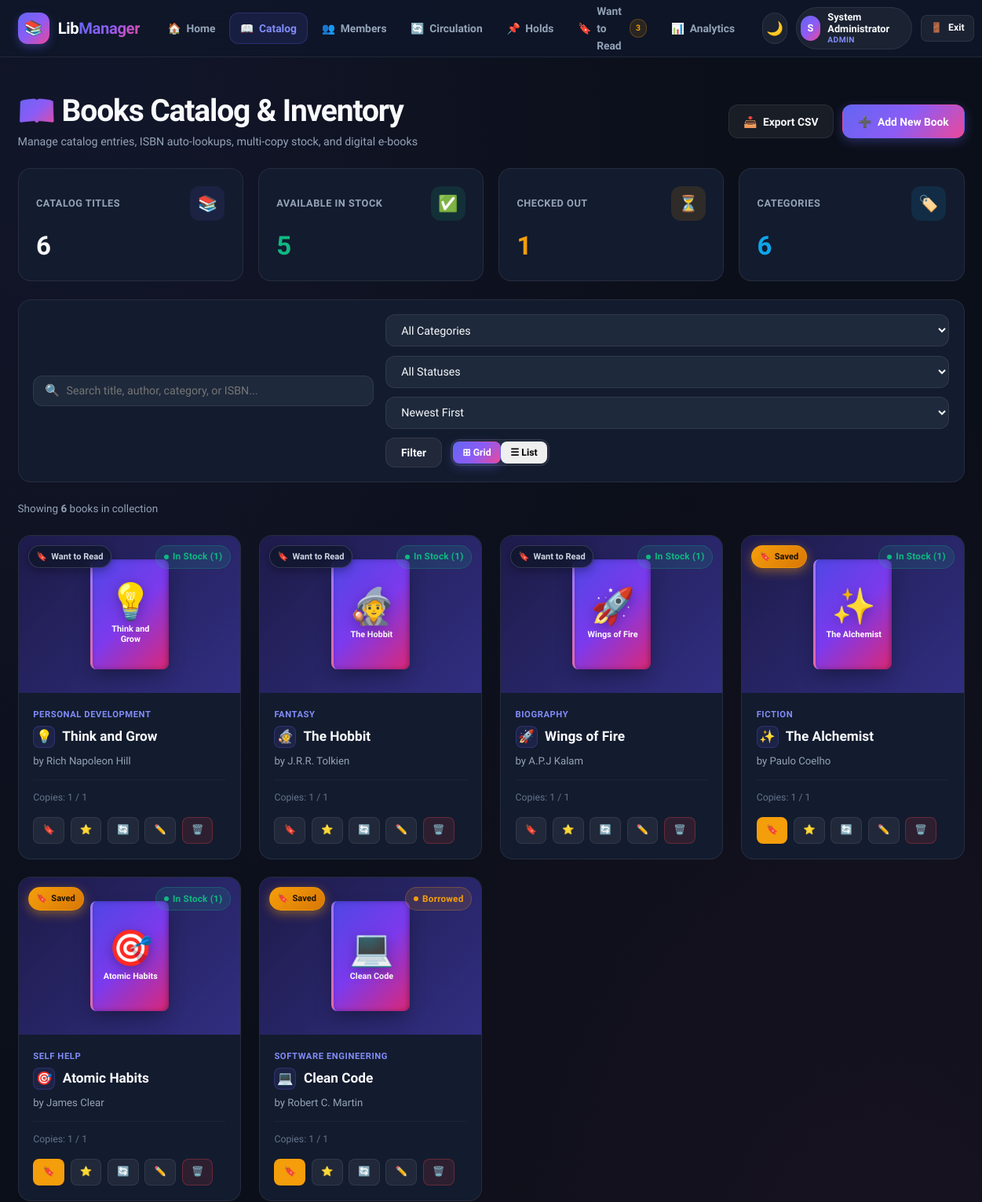
The page /catalog (signed in, upper part) on the database as committed earlier.
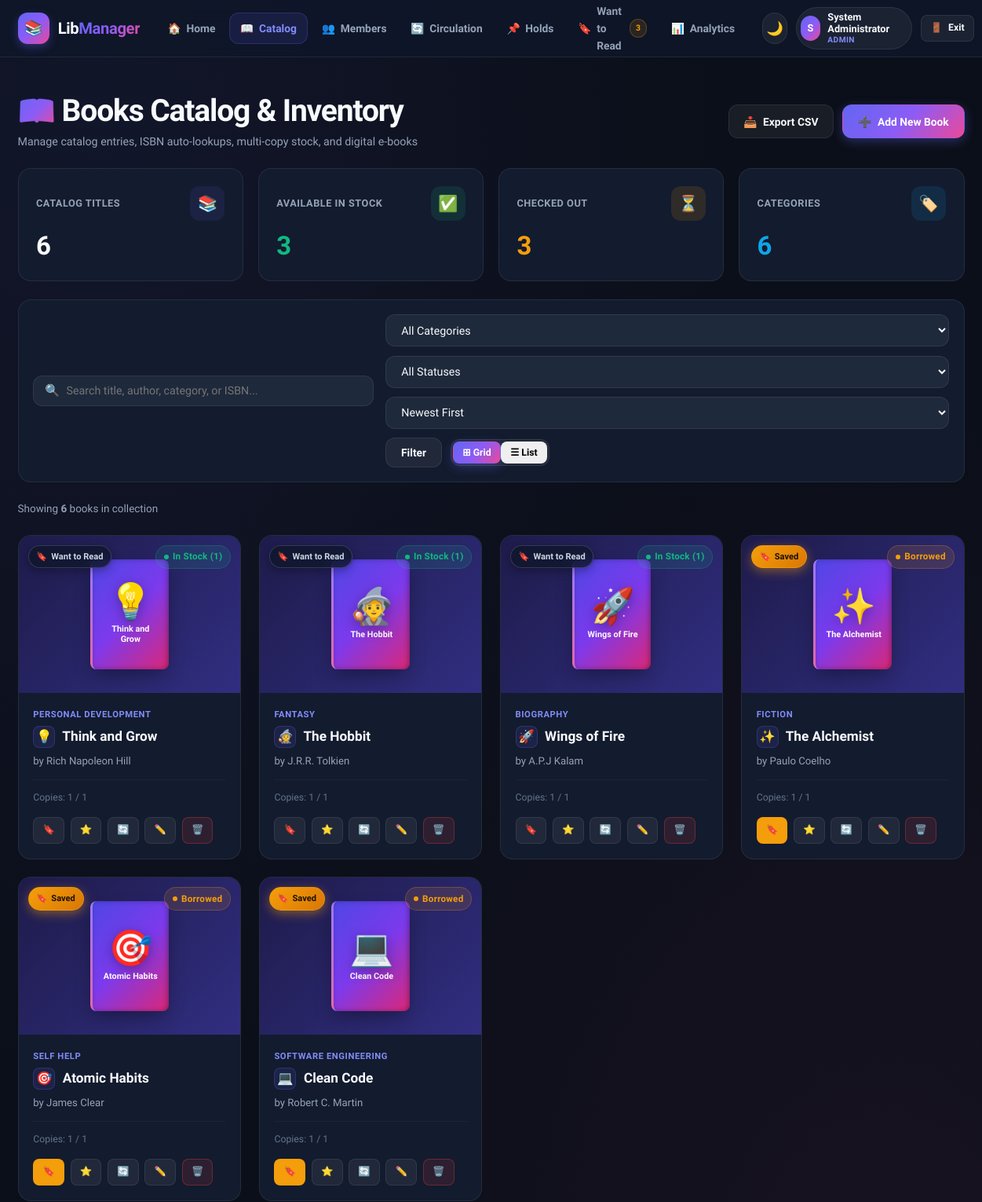
The same page on the database as committed later.
### tables this page shows
CREATE TABLE books (
            id INTEGER PRIMARY KEY AUTOINCREMENT,
            title TEXT NOT NULL,
            author TEXT NOT NULL,
            category TEXT NOT NULL,
            status TEXT DEFAULT 'Available'
        , isbn TEXT, cover_url TEXT, total_copies INTEGER DEFAULT 1, available_copies INTEGER DEFAULT 1, pdf_url TEXT, icon TEXT);

### app.py (the view)
@app.route("/books")
@app.route("/catalog")
@login_required
def books_catalog():
    search_query = request.args.get("q", "").strip()
    category_filter = request.args.get("category", "").strip()
    status_filter = request.args.get("status", "").strip()
    sort_by = request.args.get("sort", "newest").strip()
    conn = get_db_connection()
    query = "SELECT * FROM books WHERE 1=1"
    params = []
    if search_query:
        query += " AND (title LIKE ? OR author LIKE ? OR category LIKE ? OR isbn LIKE ?)"
        wildcard = f"%{search_query}%"
        params.extend([wildcard, wildcard, wildcard, wildcard])
    if category_filter:
        query += " AND category = ?"
        params.append(category_filter)
    if status_filter:
        query += " AND status = ?"
        params.append(status_filter)
    if sort_by == "title_asc":
        query += " ORDER BY title ASC"
    elif sort_by == "title_desc":
        query += " ORDER BY title DESC"
    elif sort_by == "author_asc":
        query += " ORDER BY author ASC"
    elif sort_by == "category_asc":
        query += " ORDER BY category ASC"
    else:
        query += " ORDER BY id DESC"
    books = conn.execute(query, params).fetchall()
    categories = conn.execute(
        "SELECT DISTINCT category FROM books ORDER BY category"
    ).fetchall()
    total_books = conn.execute("SELECT COUNT(*) FROM books").fetchone()[0]
    available_books = conn.execute(
        "SELECT COUNT(*) FROM books WHERE status = 'Available'"
    ).fetchone()[0]
    borrowed_books = conn.execute(
        "SELECT COUNT(*) FROM books WHERE status = 'Borrowed'"
    ).fetchone()[0]
    categories_count = conn.execute(
        "SELECT COUNT(DISTINCT category) FROM books"
    ).fetchone()[0]
    conn.close()
    stats = {
        "total": total_books,
        "available": available_books,
        "borrowed": borrowed_books,
        "categories": categories_count
    }
    return render_template(
        "index.html",
        books=books,
        categories=[c["category"] for c in categories],
        stats=stats,
        search_query=search_query,
        selected_category=category_filter,
        selected_status=status_filter,
        selected_sort=sort_by,
        active_page="books"
    )

### app.py (called while the page is built)
def get_db_connection():
    conn = sqlite3.connect(DATABASE)
    conn.row_factory = sqlite3.Row
    return conn

def login_required(f):
    @wraps(f)
    def decorated_function(*args, **kwargs):
        if "user_id" not in session:
            flash("Please sign in to access your library account.", "warning")
            return redirect(url_for("login_page", next=request.url))
        return f(*args, **kwargs)
    return decorated_function

### templates/index.html (shortened to what the changed rows need)
{% extends "base.html" %}
{% block content %}
<div class="container" style="padding-top: 1.5rem; padding-bottom: 3rem;">
  <div style="display: flex; justify-content: space-between; align-items: center; margin-bottom: 1.5rem; flex-wrap: wrap; gap: 1rem;">
    <div>
      <h1 class="page-title" style="margin-bottom: 0.25rem;">
        <span>📖</span> Books Catalog & Inventory
      </h1>
    </div>
  </div>
  <div class="stats-grid" style="margin-bottom: 1.5rem;">
    <div class="stat-card success">
      <div class="stat-header">
        <span class="stat-title">Available in Stock</span>
        <div class="stat-icon">✅</div>
      </div>
      <div class="stat-value" style="color: var(--status-success);">{{ stats.available }}</div>
    </div>
    <div class="stat-card warning">
      <div class="stat-header">
        <span class="stat-title">Checked Out</span>
        <div class="stat-icon">⏳</div>
      </div>
      <div class="stat-value" style="color: var(--status-warning);">{{ stats.borrowed }}</div>
    </div>
  </div>
  {% if books|length == 0 %}
  <div class="card" style="text-align: center; padding: 4rem 2rem;">
    <div style="font-size: 3rem; margin-bottom: 1rem;">🔍</div>
    <h3 style="font-size: 1.35rem; font-weight: 700; margin-bottom: 0.5rem;">No books found</h3>
    <p style="color: var(--text-muted); max-width: 450px; margin: 0 auto 1.5rem;">
      No titles matched your search query or filters. Try adjusting your search keywords or clear current filters.
    </p>
    <a href="{{ url_for('books_catalog') }}" class="btn btn-secondary">Reset Filters</a>
  </div>
  {% else %}
  <div class="books-grid" id="catalogGridView">
    {% for book in books %}
    {% set book_icon = book.icon if book.icon else get_book_icon(book.title, book.category) %}
    <div class="book-card">
      <div class="book-cover-wrap">
        {% if book.cover_url %}
        <img src="{{ book.cover_url }}" alt="{{ book.title }} Cover" class="book-cover-img" loading="lazy">
        {% else %}
        <div class="book-cover-fallback">
          <span class="icon">{{ book_icon }}</span>
          <span style="font-size: 0.72rem; font-weight: 700; line-height: 1.2;">{{ book.title[:24] }}</span>
        </div>
        {% endif %}
        <a href="{{ url_for('toggle_wishlist', book_id=book.id) }}"
           class="book-wishlist-toggle {% if book.id in user_wishlist %}active{% endif %}"
           data-book-id="{{ book.id }}"
           title="{{ 'Remove from Want to Read' if book.id in user_wishlist else 'Add to Want to Read' }}">
          <span class="wishlist-icon">🔖</span>
          <span class="wishlist-text">{% if book.id in user_wishlist %}Saved{% else %}Want to Read{% endif %}</span>
        </a>
        <div class="book-cover-badge">
          {% if book.status == 'Available' %}
          <span class="badge badge-success"><span class="badge-dot"></span> In Stock ({{ book.available_copies or 1 }})</span>
          {% else %}
          <span class="badge badge-warning"><span class="badge-dot"></span> Borrowed</span>
          {% endif %}
        </div>
      </div>
      <div class="book-body">
        <div class="book-category">{{ book.category }}</div>
        <h3 class="book-title" title="{{ book.title }}">
          <span class="book-icon-badge">{{ book_icon }}</span>
          {{ book.title }}
        </h3>
        <div class="book-author">by {{ book.author }}</div>
        <div class="book-meta">
          <span>Copies: {{ book.available_copies or 0 }} / {{ book.total_copies or 1 }}</span>
        </div>
        <div class="book-actions">
          <a href="{{ url_for('toggle_wishlist', book_id=book.id) }}"
             class="btn btn-sm {% if book.id in user_wishlist %}btn-warning active{% else %}btn-secondary{% endif %} book-wishlist-btn"
             data-book-id="{{ book.id }}"
             title="{{ 'Remove from Want to Read' if book.id in user_wishlist else 'Save to Want to Read' }}">
            <span>🔖</span>
          </a>
          <a href="{{ url_for('book_reviews', book_id=book.id) }}" class="btn btn-secondary btn-sm" title="Reviews & Ratings">
            <span>⭐</span>
          </a>
          <a href="{{ url_for('toggle_status', id=book.id) }}" class="btn btn-secondary btn-sm" title="Toggle Available / Borrowed">
            <span>🔄</span>
          </a>
          <a href="{{ url_for('edit_book', id=book.id) }}" class="btn btn-secondary btn-sm" title="Edit book details">
            <span>✏️</span>
          </a>
          <a href="{{ url_for('delete_book', id=book.id) }}" class="btn btn-danger btn-sm" onclick="return confirm('Are you sure you want to delete this book?')" title="Delete book">
            <span>🗑️</span>
          </a>
        </div>
      </div>
    </div>
    {% endfor %}
  </div>
  {% endif %}
</div>
{% endblock %}

Rows that differ between the two databases and show on the page:
changed books "The Alchemist": available_copies "1" → (not shown); status "In Stock ( )" → "Borrowed"
changed books "Atomic Habits": available_copies "1" → (not shown); status "In Stock ( )" → "Borrowed"
Other text that changed with them:
{{ stats.available }}: "5" → "3"
{{ stats.borrowed }}: "1" → "3"
